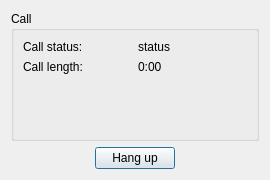
<?xml version="1.0" encoding="UTF-8"?>
<ui version="4.0">
 <class>VoiceCallWindow</class>
 <widget class="QDialog" name="VoiceCallWindow">
  <property name="geometry">
   <rect>
    <x>0</x>
    <y>0</y>
    <width>270</width>
    <height>180</height>
   </rect>
  </property>
  <property name="sizePolicy">
   <sizepolicy hsizetype="Fixed" vsizetype="Fixed">
    <horstretch>0</horstretch>
    <verstretch>0</verstretch>
   </sizepolicy>
  </property>
  <property name="minimumSize">
   <size>
    <width>270</width>
    <height>180</height>
   </size>
  </property>
  <property name="maximumSize">
   <size>
    <width>270</width>
    <height>180</height>
   </size>
  </property>
  <property name="windowTitle">
   <string>Call</string>
  </property>
  <layout class="QVBoxLayout" name="verticalLayout">
   <item>
    <widget class="QGroupBox" name="groupBox">
     <property name="sizePolicy">
      <sizepolicy hsizetype="Preferred" vsizetype="Expanding">
       <horstretch>0</horstretch>
       <verstretch>0</verstretch>
      </sizepolicy>
     </property>
     <property name="title">
      <string>Call</string>
     </property>
     <layout class="QVBoxLayout" name="verticalLayout_3">
      <item>
       <layout class="QVBoxLayout" name="verticalLayout_2">
        <item>
         <layout class="QGridLayout" name="gridLayout">
          <item row="0" column="0">
           <widget class="QLabel" name="label">
            <property name="text">
             <string>Call status:</string>
            </property>
           </widget>
          </item>
          <item row="0" column="1">
           <widget class="QLabel" name="call_status">
            <property name="text">
             <string>status</string>
            </property>
           </widget>
          </item>
          <item row="1" column="0">
           <widget class="QLabel" name="label_2">
            <property name="text">
             <string>Call length:</string>
            </property>
           </widget>
          </item>
          <item row="1" column="1">
           <widget class="QLabel" name="call_length">
            <property name="text">
             <string>0:00</string>
            </property>
           </widget>
          </item>
         </layout>
        </item>
        <item>
         <spacer name="verticalSpacer">
          <property name="orientation">
           <enum>Qt::Vertical</enum>
          </property>
          <property name="sizeHint" stdset="0">
           <size>
            <width>20</width>
            <height>40</height>
           </size>
          </property>
         </spacer>
        </item>
       </layout>
      </item>
     </layout>
    </widget>
   </item>
   <item>
    <layout class="QHBoxLayout" name="horizontalLayout">
     <item>
      <spacer name="horizontalSpacer">
       <property name="orientation">
        <enum>Qt::Horizontal</enum>
       </property>
       <property name="sizeHint" stdset="0">
        <size>
         <width>40</width>
         <height>20</height>
        </size>
       </property>
      </spacer>
     </item>
     <item>
      <widget class="QPushButton" name="hangup_button">
       <property name="text">
        <string>Hang up</string>
       </property>
      </widget>
     </item>
     <item>
      <spacer name="horizontalSpacer_2">
       <property name="orientation">
        <enum>Qt::Horizontal</enum>
       </property>
       <property name="sizeHint" stdset="0">
        <size>
         <width>40</width>
         <height>20</height>
        </size>
       </property>
      </spacer>
     </item>
    </layout>
   </item>
  </layout>
 </widget>
 <resources/>
 <connections/>
</ui>
